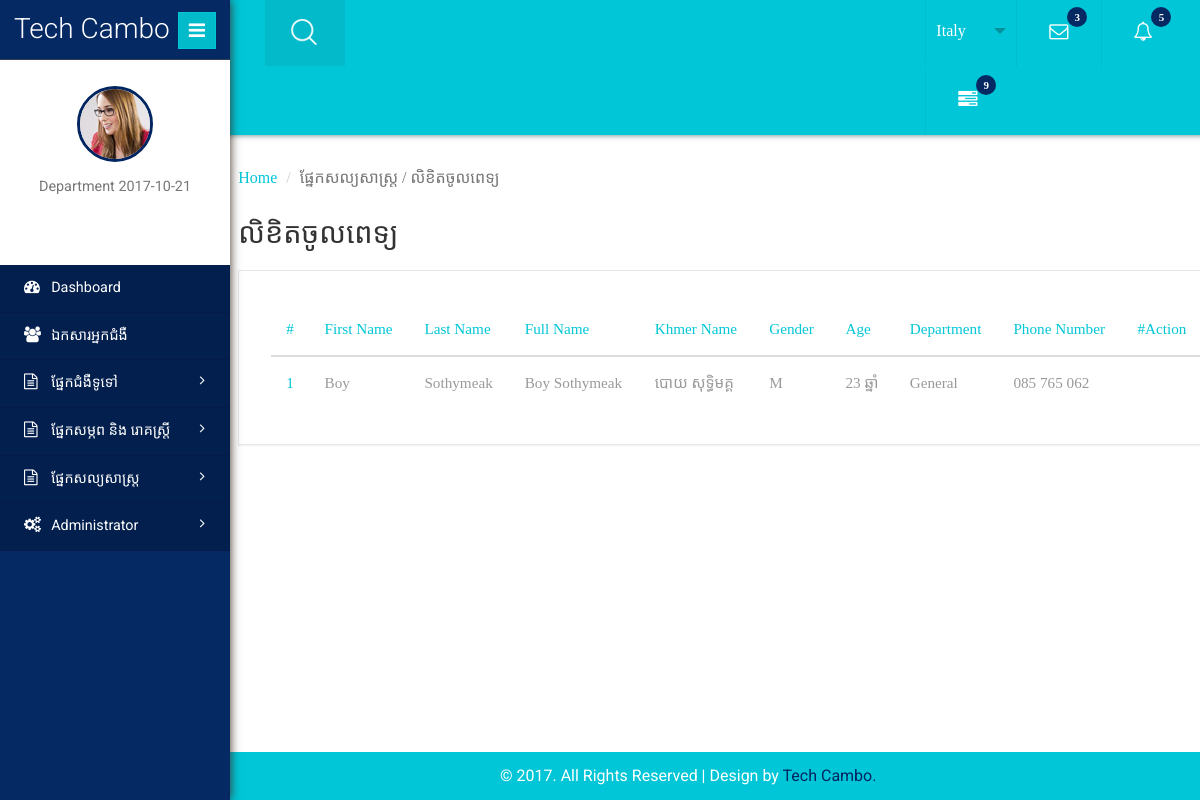
Page /admin/viewMedical_LetterIn on the earlier database version.
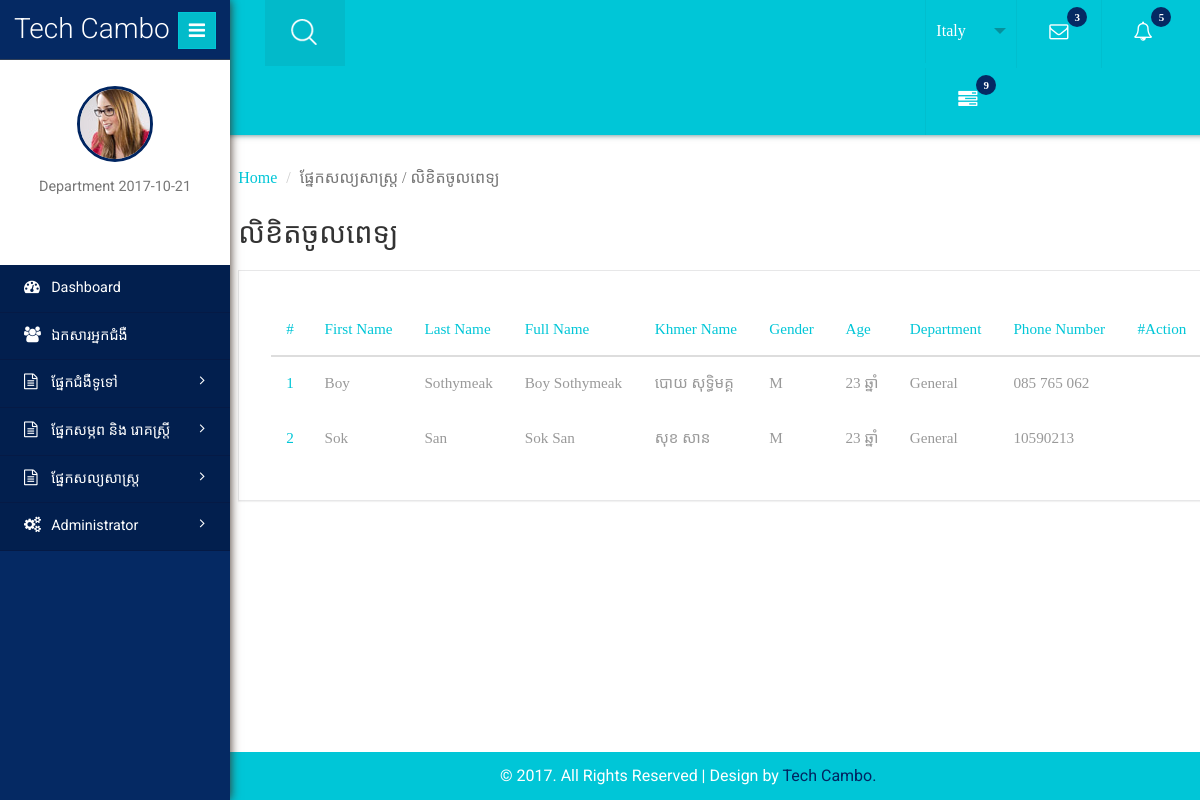
Same page on the later database version.
### tables this page shows
CREATE TABLE `customers` (
  `custID` int(11) NOT NULL,
  `firstname` varchar(50) NOT NULL,
  `lastname` varchar(50) NOT NULL,
  `fullname` varchar(150) NOT NULL,
  `khmername` varchar(150) DEFAULT NULL,
  `husbandName` varchar(150) DEFAULT NULL,
  `husbandAge` int(11) DEFAULT NULL,
  `nationality` varchar(100) DEFAULT NULL,
  `department` varchar(50) DEFAULT NULL,
  `gender` char(1) NOT NULL,
  `age` int(11) NOT NULL,
  `ageType` varchar(50) DEFAULT NULL,
  `occupation` varchar(50) DEFAULT NULL,
  `phone` varchar(50) DEFAULT NULL,
  `homePhone` varchar(50) DEFAULT NULL,
  `homeNo` varchar(50) DEFAULT NULL,
  `streetNo` varchar(50) DEFAULT NULL,
  `groupNo` varchar(50) DEFAULT NULL,
  `provinceNo` varchar(50) DEFAULT NULL,
  `distinctNo` varchar(50) DEFAULT NULL,
  `communNo` varchar(50) DEFAULT NULL,
  `villageNo` varchar(50) DEFAULT NULL,
  `createDate` date NOT NULL,
  `isActive` char(1) NOT NULL
);

### application/controllers/admin.php (called while the page is built, shortened)
<?php
class Admin extends CI_Controller {
    public function __construct() {
        $this->load->model('employee_model');
        $this->load->model('customer_model');
        $this->load->model('letterin_model');
        $this->load->model('letterout_model');
        $this->load->model('medical_model');
        $this->load->model('test_model');
    }
    public function viewMedical_LetterIn(){
      $data = array();
      $data['content'] = '/medical/viewcustomer';
      $data['current_page'] = 'ផ្នែកសល្យសាស្រ្ត / លិខិតចូលពេទ្យ';
      $data['page_title'] = 'លិខិតចូលពេទ្យ';
      $data['create_action'] = 'admin/create_medical_letter_in/';
      $data['listCustomer'] = $this->customer_model->get_all_customers();
      $this->load->view('admin', $data);
    }
}

### index.php (called while the page is built, shortened)
<?php
require_once BASEPATH.'core/CodeIgniter.php';

### application/models/customer_model.php (called while the page is built, shortened)
<?php
class Customer_model extends CI_Model {
    public function get_all_customers() {
        $this->db->select('*');
        $this->db->from('customers');
        $this->db->where('isActive', 'Y');
        $query = $this->db->get();
        return $query->result();
    }
}
?>

### application/views/medical/viewcustomer.php (the view, shortened to what the changed rows need)
<div class="forms-main">
    <h2 class="inner-tittle"><?php echo $page_title ?> </h2>
    <div class="graph">
        <div class="tables">
            <table class="table table-hover">
                <thead>
                    <tr>
                        <th>#</th>
                        <th>First Name</th>
                        <th>Last Name</th>
                        <th>Full Name</th>
                        <th>Khmer Name</th>
                        <th>Gender</th>
                        <th>Age</th>
                        <th>Department</th>
                        <th>Phone Number</th>
                        <th>#Action</th>
                    </tr>
                </thead>
                <tbody>
                    <?php
                    $row = 0;
                    foreach ($listCustomer as $value) {
                        $row += 1;
                        ?>
                        <tr>
                            <th scope="row"><?php echo $row ?></th>
                            <td><?php echo $value->firstname ?></td>
                            <td><?php echo $value->lastname ?></td>
                            <td><?php echo $value->fullname ?></td>
                            <td><?php echo $value->khmername ?></td>
                            <td><?php echo $value->gender ?></td>
                            <td><?php echo $value->age ?> <?php echo $value->ageType ?></td>
                            <td><?php echo $value->department ?></td>
                            <td><?php echo $value->phone ?></td>
                            <td style="text-align: center;font-size: 18px;">
                                <a class="tooltips" href="<?php echo base_url() . $create_action . $value->custID; ?>">
                                    <i class="lnr lnr-file-add"></i>
                                </a>
                                <a class="tooltips" onclick="btnDelete('<?php echo $value->fullname ?>', '<?php echo $value->custID ?>')" style="color: green !important;">
                                    <i class="lnr lnr-eye"></i>
                                </a>
                            </td>
                        </tr>
                    <?php } ?>
                </tbody>
            </table>
        </div>
    </div>
</div>

### application/views/admin.php (shortened to what the changed rows need)
<!DOCTYPE HTML>
<html>
    <head>
        <link href="<?php echo base_url() ?>public/css/bootstrap.min.css" rel='stylesheet' type='text/css' />
        <link href="<?php echo base_url() ?>public/css/style.css" rel='stylesheet' type='text/css' />
        <link href="<?php echo base_url() ?>public/css/font-awesome.css" rel="stylesheet">
        <link rel="stylesheet" href="<?php echo base_url() ?>public/css/icon-font.min.css" type='text/css' />
        <link href="<?php echo base_url() ?>public/css/bars.css" rel='stylesheet' type='text/css' />
        <link href="<?php echo base_url() ?>public/css/fabochart.css" rel='stylesheet' type='text/css' />
    </head>
    <body>
        <div class="page-container">
            <div class="left-content">
                <div class="inner-content">
                    <div class="outter-wp">
                        <?php
                        $this->load->view($content);
                        ?>
                    </div>
                </div>
            </div>
        </div>
        <div class="sidebar-menu">
            <header class="logo">
                <a href="#" class="sidebar-icon"> <span class="fa fa-bars"></span> </a> <a href="<?php echo base_url() ?>"> <span id="logo"> <h1>Tech Cambo</h1></span>
                </a>
            </header>
            <div class="down">
            </div>
            <div class="menu">
            </div>
        </div>
        <div class="clearfix"></div>
    <link rel="stylesheet" href="<?php echo base_url() ?>public/css/vroom.css">
</body>
</html>

Differences in the rows shown:
added customers: firstname "Sok", lastname "San", fullname "Sok San", khmername "សុខ⁣ សាន", gender "M", age "23", ageType "ឆ្នាំ", department "General", phone "10590213"
